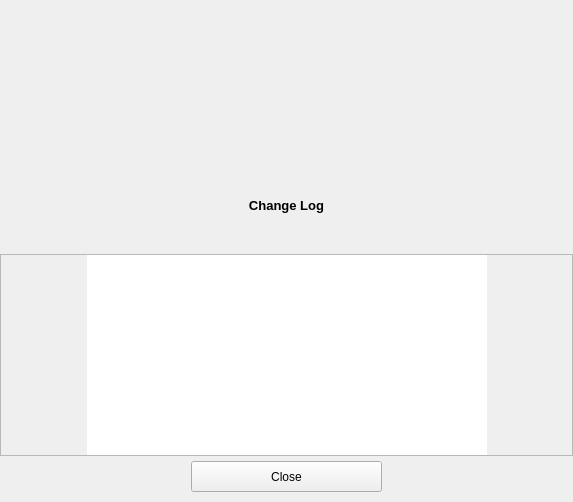
<?xml version="1.0" encoding="UTF-8"?>
<ui version="4.0">
 <class>ChangeLogScrollWidget</class>
 <widget class="QWidget" name="ChangeLogScrollWidget">
  <property name="geometry">
   <rect>
    <x>0</x>
    <y>0</y>
    <width>573</width>
    <height>502</height>
   </rect>
  </property>
  <property name="sizePolicy">
   <sizepolicy hsizetype="MinimumExpanding" vsizetype="MinimumExpanding">
    <horstretch>0</horstretch>
    <verstretch>0</verstretch>
   </sizepolicy>
  </property>
  <property name="maximumSize">
   <size>
    <width>16777215</width>
    <height>502</height>
   </size>
  </property>
  <property name="windowTitle">
   <string>Form</string>
  </property>
  <layout class="QVBoxLayout" name="verticalLayout_2">
   <property name="spacing">
    <number>0</number>
   </property>
   <property name="leftMargin">
    <number>0</number>
   </property>
   <property name="topMargin">
    <number>5</number>
   </property>
   <property name="rightMargin">
    <number>0</number>
   </property>
   <property name="bottomMargin">
    <number>10</number>
   </property>
   <item>
    <widget class="QLabel" name="ringLogo">
     <property name="sizePolicy">
      <sizepolicy hsizetype="MinimumExpanding" vsizetype="Maximum">
       <horstretch>0</horstretch>
       <verstretch>0</verstretch>
      </sizepolicy>
     </property>
     <property name="minimumSize">
      <size>
       <width>400</width>
       <height>180</height>
      </size>
     </property>
     <property name="maximumSize">
      <size>
       <width>16777215</width>
       <height>180</height>
      </size>
     </property>
     <property name="text">
      <string/>
     </property>
     <property name="pixmap">
      <pixmap resource="ressources.qrc">:/images/logo-jami-standard-coul.png</pixmap>
     </property>
     <property name="scaledContents">
      <bool>false</bool>
     </property>
     <property name="alignment">
      <set>Qt::AlignCenter</set>
     </property>
     <property name="wordWrap">
      <bool>false</bool>
     </property>
    </widget>
   </item>
   <item>
    <spacer name="verticalSpacer_3">
     <property name="orientation">
      <enum>Qt::Vertical</enum>
     </property>
     <property name="sizeType">
      <enum>QSizePolicy::Fixed</enum>
     </property>
     <property name="sizeHint" stdset="0">
      <size>
       <width>20</width>
       <height>5</height>
      </size>
     </property>
    </spacer>
   </item>
   <item>
    <layout class="QHBoxLayout" name="horizontalLayout_13">
     <property name="spacing">
      <number>0</number>
     </property>
     <item>
      <spacer name="horizontalSpacer_15">
       <property name="orientation">
        <enum>Qt::Horizontal</enum>
       </property>
       <property name="sizeHint" stdset="0">
        <size>
         <width>40</width>
         <height>20</height>
        </size>
       </property>
      </spacer>
     </item>
     <item>
      <widget class="QLabel" name="changeLoglabel">
       <property name="sizePolicy">
        <sizepolicy hsizetype="MinimumExpanding" vsizetype="MinimumExpanding">
         <horstretch>0</horstretch>
         <verstretch>0</verstretch>
        </sizepolicy>
       </property>
       <property name="minimumSize">
        <size>
         <width>0</width>
         <height>30</height>
        </size>
       </property>
       <property name="maximumSize">
        <size>
         <width>16777215</width>
         <height>30</height>
        </size>
       </property>
       <property name="font">
        <font>
         <pointsize>10</pointsize>
         <weight>75</weight>
         <bold>true</bold>
        </font>
       </property>
       <property name="text">
        <string>Change Log</string>
       </property>
       <property name="alignment">
        <set>Qt::AlignCenter</set>
       </property>
      </widget>
     </item>
     <item>
      <spacer name="horizontalSpacer_16">
       <property name="orientation">
        <enum>Qt::Horizontal</enum>
       </property>
       <property name="sizeHint" stdset="0">
        <size>
         <width>40</width>
         <height>20</height>
        </size>
       </property>
      </spacer>
     </item>
    </layout>
   </item>
   <item>
    <spacer name="verticalSpacer">
     <property name="orientation">
      <enum>Qt::Vertical</enum>
     </property>
     <property name="sizeType">
      <enum>QSizePolicy::Fixed</enum>
     </property>
     <property name="sizeHint" stdset="0">
      <size>
       <width>20</width>
       <height>5</height>
      </size>
     </property>
    </spacer>
   </item>
   <item>
    <widget class="QLabel" name="versionLabel">
     <property name="sizePolicy">
      <sizepolicy hsizetype="MinimumExpanding" vsizetype="MinimumExpanding">
       <horstretch>0</horstretch>
       <verstretch>0</verstretch>
      </sizepolicy>
     </property>
     <property name="minimumSize">
      <size>
       <width>400</width>
       <height>24</height>
      </size>
     </property>
     <property name="maximumSize">
      <size>
       <width>16777215</width>
       <height>24</height>
      </size>
     </property>
     <property name="text">
      <string/>
     </property>
     <property name="alignment">
      <set>Qt::AlignCenter</set>
     </property>
    </widget>
   </item>
   <item>
    <spacer name="verticalSpacer_2">
     <property name="orientation">
      <enum>Qt::Vertical</enum>
     </property>
     <property name="sizeType">
      <enum>QSizePolicy::Fixed</enum>
     </property>
     <property name="sizeHint" stdset="0">
      <size>
       <width>20</width>
       <height>5</height>
      </size>
     </property>
    </spacer>
   </item>
   <item>
    <widget class="QScrollArea" name="changeLogScrollArea">
     <property name="sizePolicy">
      <sizepolicy hsizetype="MinimumExpanding" vsizetype="MinimumExpanding">
       <horstretch>0</horstretch>
       <verstretch>0</verstretch>
      </sizepolicy>
     </property>
     <property name="minimumSize">
      <size>
       <width>400</width>
       <height>0</height>
      </size>
     </property>
     <property name="maximumSize">
      <size>
       <width>16777215</width>
       <height>16777215</height>
      </size>
     </property>
     <property name="lineWidth">
      <number>1</number>
     </property>
     <property name="verticalScrollBarPolicy">
      <enum>Qt::ScrollBarAlwaysOff</enum>
     </property>
     <property name="widgetResizable">
      <bool>true</bool>
     </property>
     <widget class="QWidget" name="changeLogContents">
      <property name="geometry">
       <rect>
        <x>0</x>
        <y>0</y>
        <width>571</width>
        <height>202</height>
       </rect>
      </property>
      <property name="sizePolicy">
       <sizepolicy hsizetype="MinimumExpanding" vsizetype="MinimumExpanding">
        <horstretch>0</horstretch>
        <verstretch>0</verstretch>
       </sizepolicy>
      </property>
      <property name="minimumSize">
       <size>
        <width>400</width>
        <height>0</height>
       </size>
      </property>
      <property name="maximumSize">
       <size>
        <width>16777215</width>
        <height>16777215</height>
       </size>
      </property>
      <layout class="QVBoxLayout" name="verticalLayout">
       <property name="spacing">
        <number>0</number>
       </property>
       <property name="leftMargin">
        <number>0</number>
       </property>
       <property name="topMargin">
        <number>0</number>
       </property>
       <property name="rightMargin">
        <number>0</number>
       </property>
       <property name="bottomMargin">
        <number>0</number>
       </property>
       <item>
        <layout class="QHBoxLayout" name="horizontalLayout_2">
         <property name="spacing">
          <number>0</number>
         </property>
         <item>
          <spacer name="horizontalSpacer_3">
           <property name="orientation">
            <enum>Qt::Horizontal</enum>
           </property>
           <property name="sizeHint" stdset="0">
            <size>
             <width>40</width>
             <height>20</height>
            </size>
           </property>
          </spacer>
         </item>
         <item>
          <widget class="QTextEdit" name="logTextEdit">
           <property name="sizePolicy">
            <sizepolicy hsizetype="MinimumExpanding" vsizetype="MinimumExpanding">
             <horstretch>0</horstretch>
             <verstretch>0</verstretch>
            </sizepolicy>
           </property>
           <property name="minimumSize">
            <size>
             <width>400</width>
             <height>200</height>
            </size>
           </property>
           <property name="maximumSize">
            <size>
             <width>16777215</width>
             <height>16777215</height>
            </size>
           </property>
           <property name="frameShape">
            <enum>QFrame::NoFrame</enum>
           </property>
           <property name="verticalScrollBarPolicy">
            <enum>Qt::ScrollBarAlwaysOff</enum>
           </property>
           <property name="readOnly">
            <bool>true</bool>
           </property>
           <property name="html">
            <string notr="true">&lt;!DOCTYPE HTML PUBLIC &quot;-//W3C//DTD HTML 4.0//EN&quot; &quot;http://www.w3.org/TR/REC-html40/strict.dtd&quot;&gt;
&lt;html&gt;&lt;head&gt;&lt;meta name=&quot;qrichtext&quot; content=&quot;1&quot; /&gt;&lt;style type=&quot;text/css&quot;&gt;
p, li { white-space: pre-wrap; }
&lt;/style&gt;&lt;/head&gt;&lt;body style=&quot; font-family:'MS Shell Dlg 2'; font-size:7.8pt; font-weight:400; font-style:normal;&quot;&gt;
&lt;p style=&quot;-qt-paragraph-type:empty; margin-top:0px; margin-bottom:12px; margin-left:0px; margin-right:0px; -qt-block-indent:0; text-indent:0px; font-family:'MS Shell Dlg 2'; font-size:8pt;&quot;&gt;&lt;br /&gt;&lt;/p&gt;&lt;/body&gt;&lt;/html&gt;</string>
           </property>
          </widget>
         </item>
         <item>
          <spacer name="horizontalSpacer_4">
           <property name="orientation">
            <enum>Qt::Horizontal</enum>
           </property>
           <property name="sizeHint" stdset="0">
            <size>
             <width>40</width>
             <height>20</height>
            </size>
           </property>
          </spacer>
         </item>
        </layout>
       </item>
      </layout>
     </widget>
    </widget>
   </item>
   <item>
    <spacer name="verticalSpacer_4">
     <property name="orientation">
      <enum>Qt::Vertical</enum>
     </property>
     <property name="sizeType">
      <enum>QSizePolicy::Fixed</enum>
     </property>
     <property name="sizeHint" stdset="0">
      <size>
       <width>20</width>
       <height>5</height>
      </size>
     </property>
    </spacer>
   </item>
   <item>
    <layout class="QHBoxLayout" name="horizontalLayout">
     <property name="spacing">
      <number>0</number>
     </property>
     <item>
      <spacer name="horizontalSpacer">
       <property name="orientation">
        <enum>Qt::Horizontal</enum>
       </property>
       <property name="sizeHint" stdset="0">
        <size>
         <width>40</width>
         <height>20</height>
        </size>
       </property>
      </spacer>
     </item>
     <item>
      <widget class="QPushButton" name="logCloseButton">
       <property name="sizePolicy">
        <sizepolicy hsizetype="MinimumExpanding" vsizetype="MinimumExpanding">
         <horstretch>0</horstretch>
         <verstretch>0</verstretch>
        </sizepolicy>
       </property>
       <property name="minimumSize">
        <size>
         <width>0</width>
         <height>30</height>
        </size>
       </property>
       <property name="text">
        <string>Close</string>
       </property>
      </widget>
     </item>
     <item>
      <spacer name="horizontalSpacer_2">
       <property name="orientation">
        <enum>Qt::Horizontal</enum>
       </property>
       <property name="sizeHint" stdset="0">
        <size>
         <width>40</width>
         <height>20</height>
        </size>
       </property>
      </spacer>
     </item>
    </layout>
   </item>
  </layout>
 </widget>
 <resources>
  <include location="ressources.qrc"/>
 </resources>
 <connections/>
</ui>
